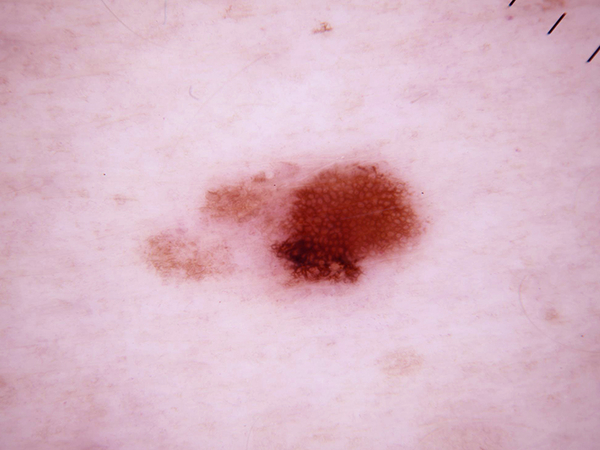
#> input picture backend/assets/4.jpg, 600 x 450 px
$ python -i image_processing.py   (imports and definitions only)   (older library calls are emulated)
#> lines starting #> are read from the running program, lines starting #| are printed output that depends on the picture; after the words box and inside, x2 and y2 are one past the last pixel; in counts of white or black regions, pixels touching at a corner belong together
import os
import cv2
import numpy as np
import time
PROCESSED_FOLDER = './uploads/processed'

# [22 lines left out: function process_image, not called in this run]

def extract_blood_vessels(image_path):
    # Load the image
#> called with image_path = 'assets/4.jpg'
    image = cv2.imread(image_path)
#> image is the input picture: shape (450, 600, 3); mean B, G, R 196.3, 181.9, 217.4

    # Convert to grayscale
    green_channel = image[:, :, 1]
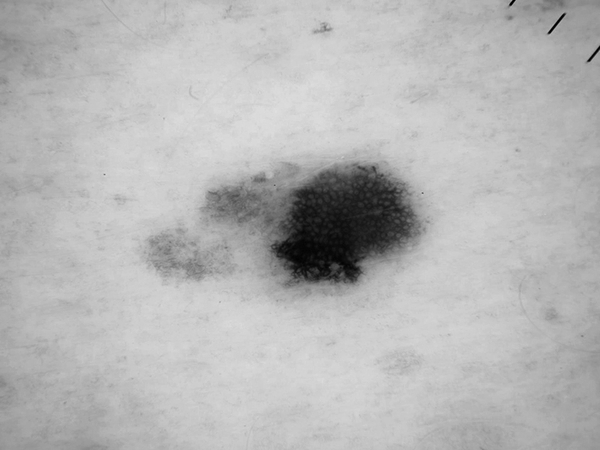
#> green_channel: shape (450, 600); min 0, max 224, mean 181.9

    # Apply CLAHE to enhance the contrast of the image
    clahe = cv2.createCLAHE(clipLimit=2.0, tileGridSize=(8, 8))
    enhanced_image = clahe.apply(green_channel)
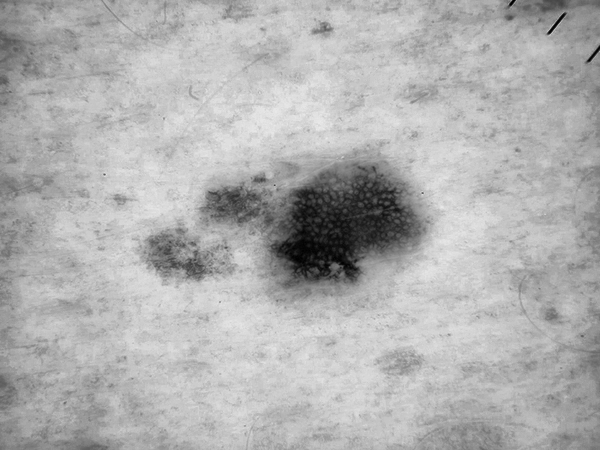
#> enhanced_image: shape (450, 600); min 1, max 234, mean 176.2

    # Apply median filter to reduce noise
    median = cv2.medianBlur(enhanced_image, 5)

    # Use Sobel filter to detect edges
    sobelX = cv2.Sobel(median, cv2.CV_64F, 1, 0, ksize=5)
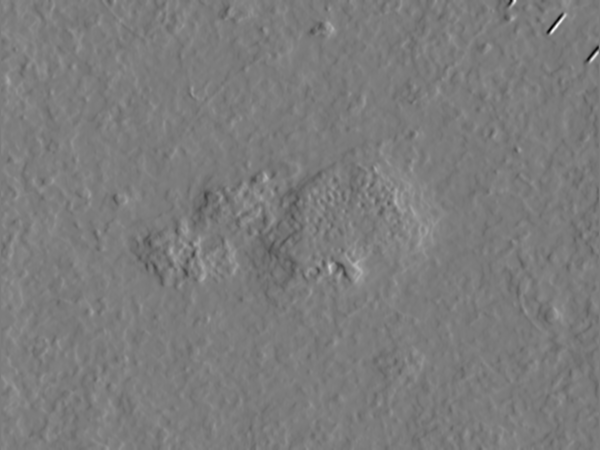
#> sobelX: shape (450, 600) float64; min -4504, max 4725, mean 0.4; drawn with min black and max white
    sobelY = cv2.Sobel(median, cv2.CV_64F, 0, 1, ksize=5)
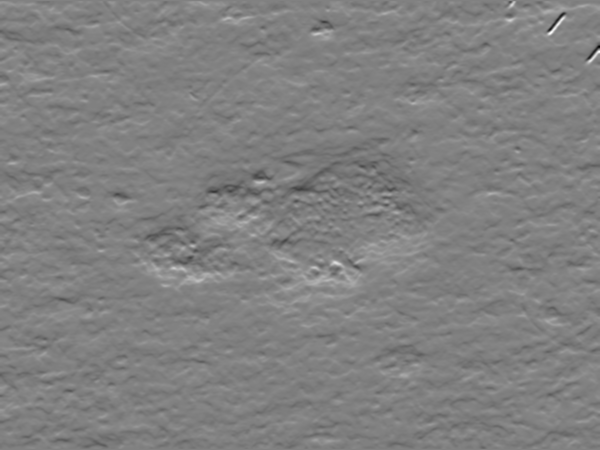
#> sobelY: shape (450, 600) float64; min -4376, max 4268, mean -0.8; drawn with min black and max white
    sobel = np.sqrt(sobelX**2 + sobelY**2)
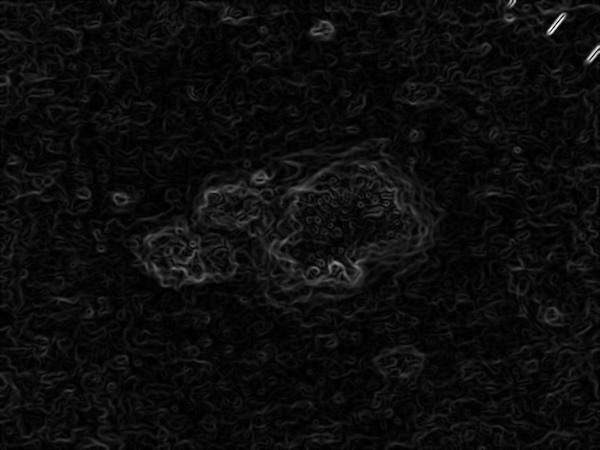
#> sobel: shape (450, 600) float64; min 0, max 5713.9, mean 291.9; drawn with min black and max white

    # Normalize the result to the range 0-255
    sobel = np.uint8(255 * sobel / np.max(sobel))

    # Apply a binary threshold to get a binary image
    _, binary_image = cv2.threshold(sobel, 30, 255, cv2.THRESH_BINARY)
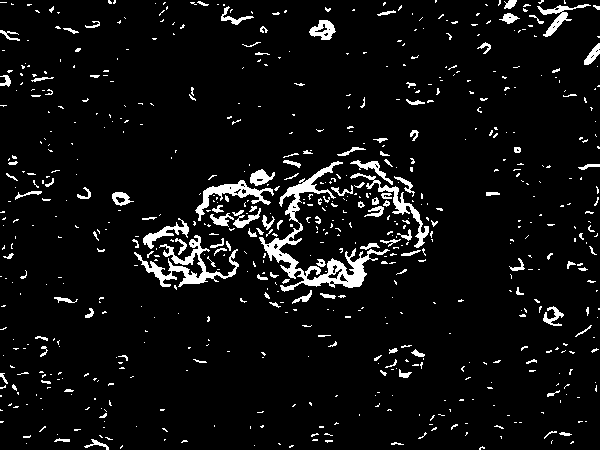
#> binary_image: shape (450, 600); 6% white; 677 white regions (548 under 20 px), largest, box (x1, y1, x2, y2) and area: (259, 161, 390, 292) 2772, (134, 235, 239, 287) 1390, (195, 180, 274, 221) 785

    # Use morphological operations to remove small noise and connect blood vessel segments
    kernel = np.ones((3, 3), np.uint8)
    morphed_image = cv2.morphologyEx(binary_image, cv2.MORPH_CLOSE, kernel, iterations=1)
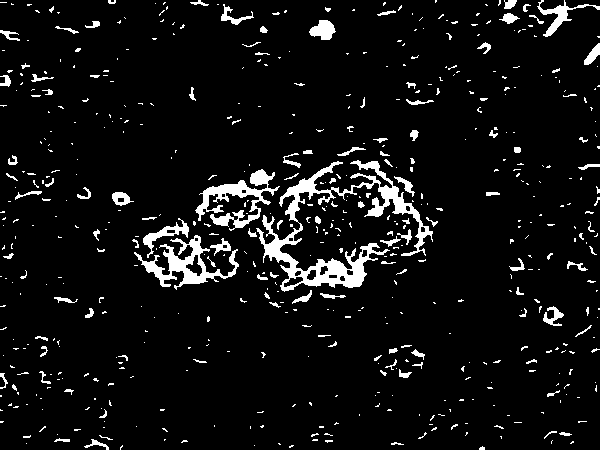
#> morphed_image: shape (450, 600); 6.6% white; 565 white regions (448 under 20 px), largest, box (x1, y1, x2, y2) and area: (256, 160, 433, 292) 5007, (134, 235, 239, 290) 1685, (195, 169, 280, 231) 1680

    return morphed_image

# [29 lines left out: function extract_lesions, not called in this run]

>>> result = extract_blood_vessels('assets/4.jpg')

$ run again, on backend/assets/5.jpg
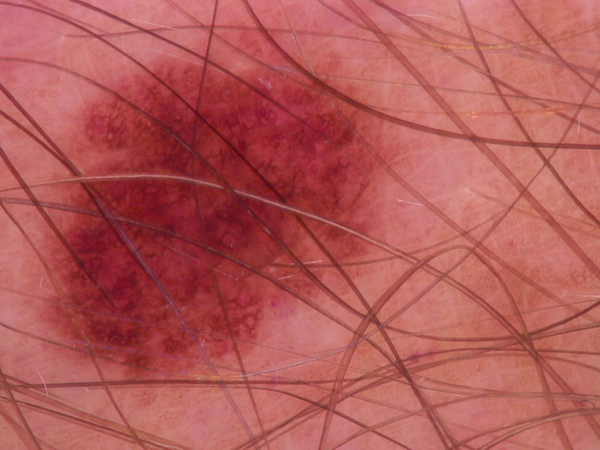
#> input picture backend/assets/5.jpg, 600 x 450 px
#> in extract_blood_vessels, image is the input picture: shape (450, 600, 3); mean B, G, R 87.9, 90, 179.2
#> in extract_blood_vessels, `_, binary_image = cv2.threshold(sobel, 30, 255, cv2.THRESH_BINARY)`:
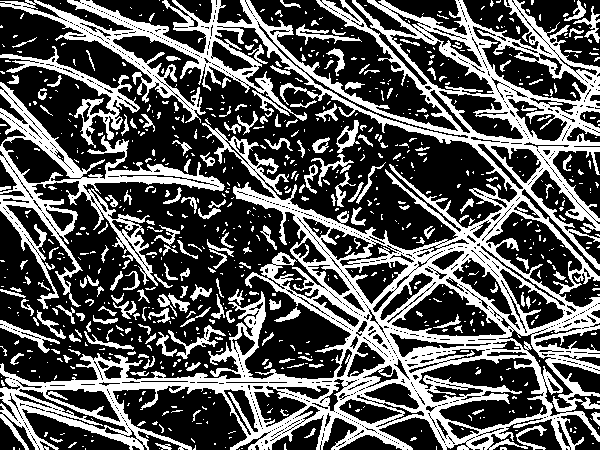
#> binary_image: shape (450, 600); 34.8% white; 818 white regions (611 under 20 px), largest, box (x1, y1, x2, y2) and area: (0, 0, 600, 450) 66307, (0, 82, 225, 309) 8467, (0, 46, 140, 148) 2167
#> in extract_blood_vessels, `morphed_image = cv2.morphologyEx(binary_image, cv2.MORPH_CLOSE, kernel..`:
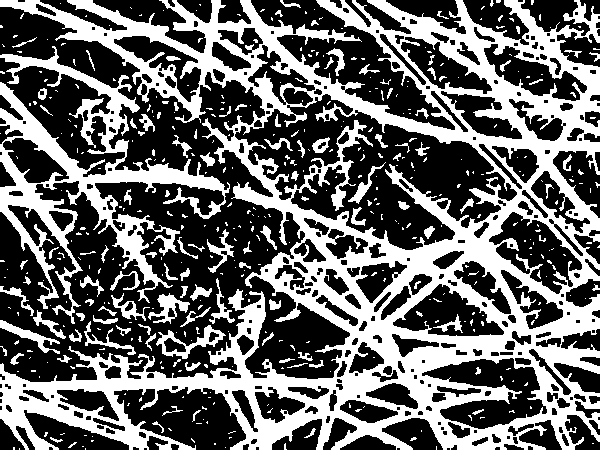
#> morphed_image: shape (450, 600); 40.3% white; 465 white regions (353 under 20 px), largest, box (x1, y1, x2, y2) and area: (0, 0, 600, 450) 83611, (0, 46, 230, 324) 14092, (156, 325, 226, 359) 665

$ run again, on backend/assets/6.jpg
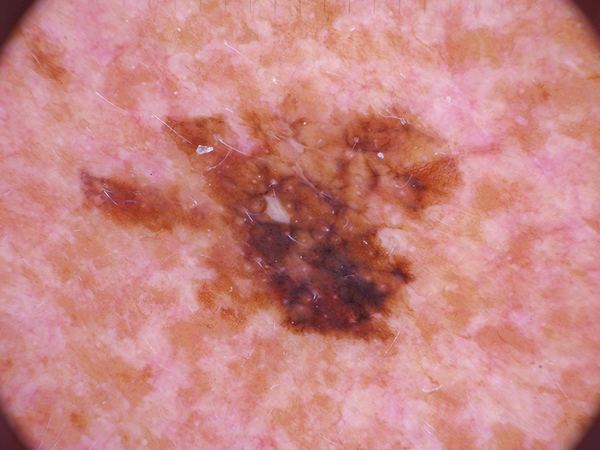
#> input picture backend/assets/6.jpg, 600 x 450 px
#> in extract_blood_vessels, image is the input picture: shape (450, 600, 3); mean B, G, R 131, 133.7, 201.1
#> in extract_blood_vessels, `_, binary_image = cv2.threshold(sobel, 30, 255, cv2.THRESH_BINARY)`:
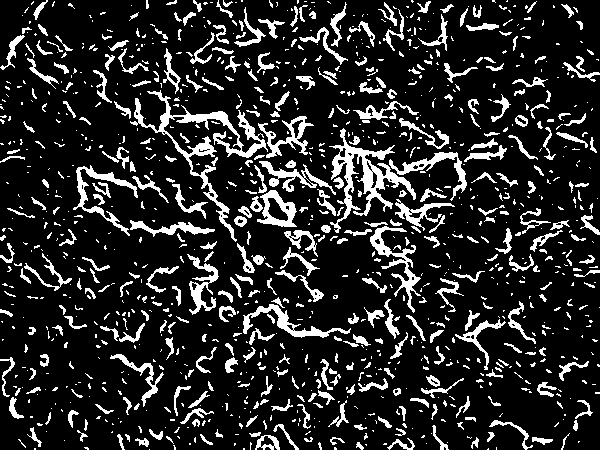
#> binary_image: shape (450, 600); 15.8% white; 1140 white regions (762 under 20 px), largest, box (x1, y1, x2, y2) and area: (130, 90, 268, 242) 2605, (329, 128, 416, 233) 2195, (370, 226, 421, 313) 982
#> in extract_blood_vessels, `morphed_image = cv2.morphologyEx(binary_image, cv2.MORPH_CLOSE, kernel..`:
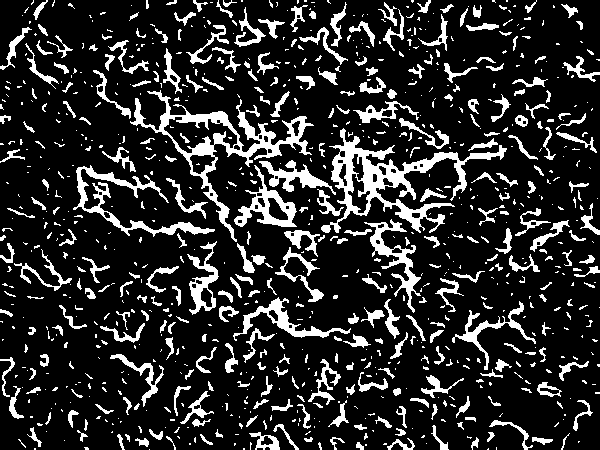
#> morphed_image: shape (450, 600); 17% white; 906 white regions (593 under 20 px), largest, box (x1, y1, x2, y2) and area: (321, 128, 507, 233) 4431, (130, 90, 314, 242) 3783, (73, 165, 215, 237) 1785

$ run again, on backend/assets/7.jpg
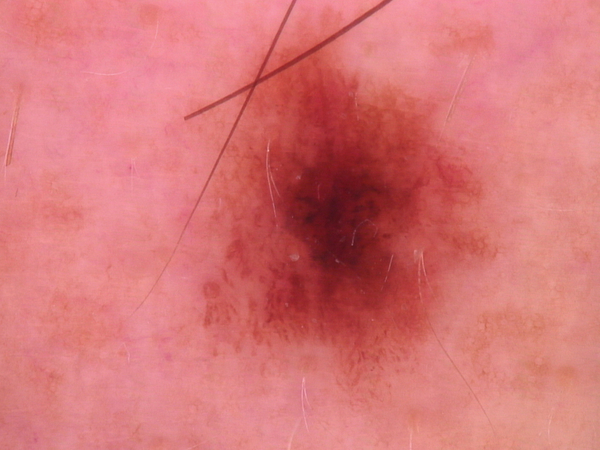
#> input picture backend/assets/7.jpg, 600 x 450 px
#> in extract_blood_vessels, image is the input picture: shape (450, 600, 3); mean B, G, R 118.5, 117.6, 214.7
#> binary_image: shape (450, 600); 6.8% white; 739 white regions (570 under 20 px), largest, box (x1, y1, x2, y2) and area: (176, 0, 394, 224) 4068, (196, 279, 222, 331) 462, (334, 64, 367, 108) 413
#> in extract_blood_vessels, `morphed_image = cv2.morphologyEx(binary_image, cv2.MORPH_CLOSE, kernel..`:
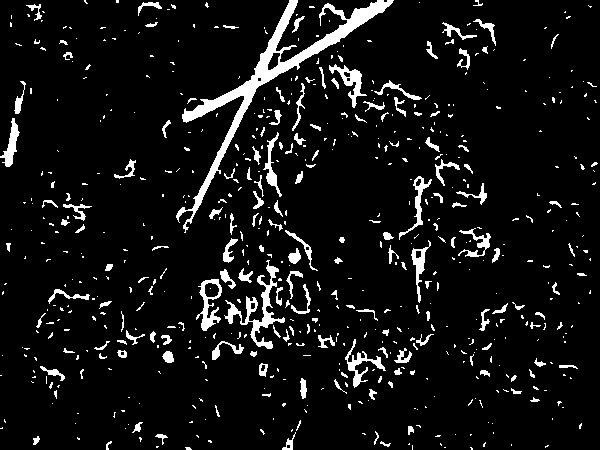
#> morphed_image: shape (450, 600); 7.4% white; 622 white regions (457 under 20 px), largest, box (x1, y1, x2, y2) and area: (176, 0, 394, 233) 4571, (224, 260, 285, 349) 1125, (196, 279, 222, 331) 527
